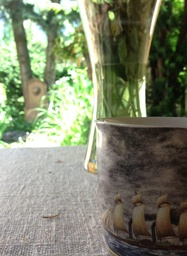
#> input picture development/input/boat_1.jpeg, 187 x 256 px, shrunk from 1080 x 1475 before the run
$ python quickshift.py input/boat_1.jpeg input/boat_2.jpeg 1.0 3   (Python 2 division)   (older library calls are emulated)
#> lines starting #> are read from the running program, lines starting #| are printed output that depends on the picture
import sys
import time as time
import numpy as np
import scipy as sp
import pylab as pl
from sklearn.feature_extraction.image import grid_to_graph
from sklearn.cluster import Ward
from skimage.filter import denoise_tv_chambolle
import scipy.ndimage as ndI
from PIL import Image
import matplotlib.pyplot as plt
from skimage.segmentation import felzenszwalb, slic, quickshift
from skimage.segmentation import mark_boundaries
#from skimage import filter

def image_std(image):
    image_width, image_height = pil_image.size

    first_image = np.asarray(pil_image)
    image = pl.mean(first_image, 2)

    box_height = box_width = 3

    new_image = np.copy(image)

    for index_y in range(int(image_height/box_height)):
        for index_x in range(int(image_width/box_width)):
            print 'idexes'
            print index_x
            print index_y


            # points_array1 = []
            # for box_height_index in range(box_height):
            #    for box_width_index in range(box_width):
            #        points_array1.append(image[index_y * box_height + box_height_index, index_x * box_width_index])
            #
            # points_std = np.std(points_array1)
            #
            # for box_height_index in range(box_height):
            #    for box_width_index in range(box_width):
            #        new_image1[index_y * box_height + box_height_index, index_x * box_width + box_width_index] = points_std
            #
            #
            # ###


            points_array = [image[index_y * box_height, index_x * box_width], image[index_y * box_height,index_x * box_width + 1] , image[index_y * box_height + 1, index_x * box_width] , image[index_y * box_height + 1, index_x * box_width + 1], image[index_y * box_height + 2, index_x * box_width + 1], image[index_y * box_height + 1, index_x * box_width + 2], image[index_y * box_height, index_x * box_width + 2], image[index_y * box_height + 2, index_x * box_width], image[index_y * box_height + 2, index_x * box_width + 2]]
            points_std = np.std(points_array)

            new_image[index_y * box_height, index_x * box_width] = points_std
            new_image[index_y * box_height, index_x * box_width + 1] = points_std
            new_image[index_y * box_height + 1, index_x * box_width] = points_std
            new_image[index_y * box_height + 1, index_x * box_width + 1] = points_std
            new_image[index_y * box_height + 1, index_x * box_width + 2] = points_std
            new_image[index_y * box_height + 2, index_x * box_width + 1] = points_std
            new_image[index_y * box_height + 2, index_x * box_width + 2] = points_std
            new_image[index_y * box_height + 2, index_x * box_width + 0] = points_std
            new_image[index_y * box_height + 0, index_x * box_width + 2] = points_std

            #print points_array1
            print points_array
            # print new_image2 == new_image1
    fig = pl.figure(figsize=(5, 5))
    pl.imshow(new_image)
    pl.xticks(())
    pl.yticks(())
    fig.show()

    sp.misc.imsave('std_test.png', new_image)
    return new_image


#first_image_name = 'boat_1.jpeg'
first_image_name = str(sys.argv[1])

#second_image_name = 'boat_2.jpeg'
second_image_name = str(sys.argv[2])

#scale = 0.25 # from 0 to 1
scale = float(sys.argv[3])

#n_clusters = 8  # number of regions
n_clusters = int(sys.argv[4])


pil_image = Image.open(first_image_name).convert('RGB')
#> pil_image is the input picture: PIL image 187x256 RGB; mean R, G, B 126, 131.4, 108.5
width, height = pil_image.size
#> width = 187; height = 256

if scale != 1:
    pil_image = pil_image.resize((int(scale*width), int(scale*height)), Image.ANTIALIAS)


first_std_image = image_std(pil_image)
#> in image_std, `image = pl.mean(first_image, 2)`:
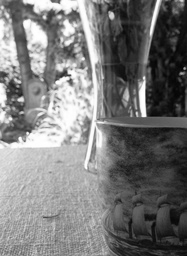
#> image: shape (256, 187) float64; min 5, max 255, mean 122

first_image = np.asarray(pil_image)
first_image_final = np.copy(first_image)


#first_image_edges = filter.canny(first_image, sigma=5)

#X = np.reshape(first_image, (-1, 1))
#connectivity = grid_to_graph(*first_image.shape)

###############################################################################
# Compute clustering
print("Compute structured hierarchical clustering...")
st = time.time()

#first_label = felzenszwalb(pil_image, scale=100, sigma=0.5, min_size=50)
#first_label = slic(pil_image, ratio=10, n_segments=250, sigma=1)
first_label = quickshift(pil_image, kernel_size=10, max_dist=80, ratio=0.1)
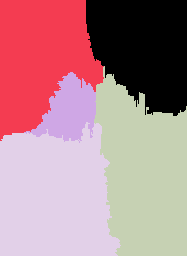
#> first_label: shape (256, 187) int64; 5 distinct labels, from 0 to 4; one colour per label, 0 black
#ward = Ward(n_clusters=n_clusters, connectivity=connectivity, compute_full_tree=False).fit(X)

fig, ax = plt.subplots(1, 3)
fig.set_size_inches(8, 3, forward=True)
plt.subplots_adjust(0.05, 0.05, 0.95, 0.95, 0.05, 0.05)

ax[0].imshow(mark_boundaries(first_image_final, first_label))
ax[0].set_title("1st Image")


first_image_cluster_number = len(np.unique(first_label))
#> first_image_cluster_number = 5

first_image = pl.mean(first_image,2)

first_label = np.reshape(first_label, first_image.shape)

first_image_cluster_deltas = []

for cluster_index in range(first_image_cluster_number):

    #new_image = np.copy(first_image)
    cluster_points = []

    for index_1 in range(len(first_label)):
        for index_2 in range(len(first_label[index_1])):

            if first_label[index_1][index_2] == cluster_index:
                cluster_points.append(first_std_image[index_1][index_2])


    # [5 lines of commented-out code are left out]

    if len(cluster_points) > 0:
        average = sum(cluster_points)/len(cluster_points)
        #delta = np.std(cluster_points) #/len(cluster_points)# / average
        delta = average
    else:
        delta = 0

    first_image_cluster_deltas.append(delta)
#> after the loop, first_image_cluster_deltas = [11.19, 16.56, 15.33, 9.27, 11.22]

    #sp.misc.imsave(first_image_name +"_" + str(len(cluster_points)) + "_" + str(cluster_index) + '_autosave.png', new_image)

###############################################################################
###############################################################################
###############################################################################
###############################################################################
###############################################################################
###############################################################################
#SECOND IMAGE
###############################################################################
# Generate data

pil_image = Image.open(second_image_name)
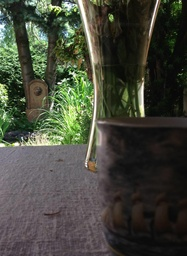
#> input picture development/input/boat_2.jpeg, 187 x 256 px, shrunk from 1080 x 1475 before the run
#> pil_image is the input picture: PIL image 187x256 RGB; mean R, G, B 68.1, 70.6, 58.5

pil_image = pil_image.resize((int(scale*width), int(scale*height)), Image.ANTIALIAS).convert('RGB')

second_image = np.asarray(pil_image)

second_std_image = image_std(pil_image)
#> after the loop in image_std (call 2), `for index_y in range(int(image_height/box_height)):`:
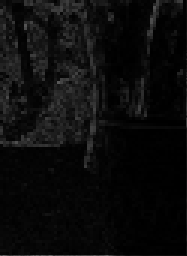
#> new_image: shape (256, 187) float64; min 0, max 103.3, mean 11.8

second_image_final = np.copy(second_image)
# [14 lines of commented-out code are left out]
print("Compute structured hierarchical clustering...")
st = time.time()


# [15 lines of commented-out code are left out]
second_label = quickshift(pil_image, kernel_size=10, max_dist=80, ratio=0.1)
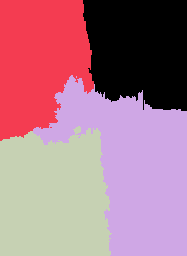
#> second_label: shape (256, 187) int64; 4 distinct labels, from 0 to 3; one colour per label, 0 black
#ward = Ward(n_clusters=n_clusters, connectivity=connectivity, compute_full_tree=False).fit(X)

ax[1].imshow(mark_boundaries(second_image_final, second_label))
ax[1].set_title("2nd Image")

second_image_cluster_number = len(np.unique(second_label))
#> second_image_cluster_number = 4

second_image = pl.mean(second_image,2)

second_label = np.reshape(second_label, second_image.shape)

second_image_cluster_deltas = []

for cluster_index in range(second_image_cluster_number):

    #new_image = np.copy(second_image)
    cluster_points = []

    for index_1 in range(len(second_label)):
        for index_2 in range(len(second_label[index_1])):
            if second_label[index_1][index_2] == cluster_index:
                cluster_points.append(second_std_image[index_1][index_2])


    # [5 lines of commented-out code are left out]

    print "aqui"
    print len(cluster_points)
    #delta = (maxValue - minValue) * (max(histogram[1]) - min(histogram[1]))

    if len(cluster_points) > 0:
        average = sum(cluster_points)/len(cluster_points)
        #delta = np.std(cluster_points)#/len(cluster_points) # / average
        delta = average
    else:
        delta = 0

    print delta

    second_image_cluster_deltas.append(delta)
#> after the loop, second_image_cluster_deltas = [9.23, 23.38, 8.32, 8.72]

    #sp.misc.imsave(second_image_name +"_" + str(len(cluster_points)) + "_" + str(cluster_index) + '_autosave.png', new_image)

# pl.figure(figsize=(5, 5))
# pl.imshow(first_image_final)
# for l in range(n_clusters):
#    pl.contour(first_label == l, contours=1,
#              colors=[pl.cm.spectral(l / float(n_clusters)), ])
# pl.xticks(())
# pl.yticks(())

###############################################################################
###############################################################################
###############################################################################
###############################################################################
###############################################################################
# FINAL IMAGE
###############################################################################

#print label
print("Elapsed time: ", time.time() - st)
print("Number of pixels: ", second_label.size)
print("Number of clusters: ", np.unique(second_label).size)


print first_image_cluster_deltas
print second_image_cluster_deltas

final_image = np.copy(first_image_final)
test_image = np.copy(first_image)

for index_1 in range(len(final_image)):
    for index_2 in range(len(final_image[index_1])):

        first_image_cluster_value = int(first_label[index_1][index_2])

        first_image_delta = first_image_cluster_deltas[first_image_cluster_value]

        second_image_cluster_value = int(second_label[index_1][index_2])
        second_image_delta = second_image_cluster_deltas[second_image_cluster_value]

        #compare modules
        if first_image_delta > second_image_delta:
            final_image[index_1][index_2] = first_image_final[index_1][index_2]
        else:
            final_image[index_1][index_2] = second_image_final[index_1][index_2]
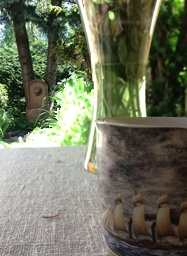
#> final_image: shape (256, 187, 3); mean R, G, B 110.4, 114, 94.3


# [12 lines of commented-out code are left out]

ax[2].imshow(final_image)
ax[2].set_title("Result Image")
for a in ax:
    a.set_xticks(())
    a.set_yticks(())
plt.show()
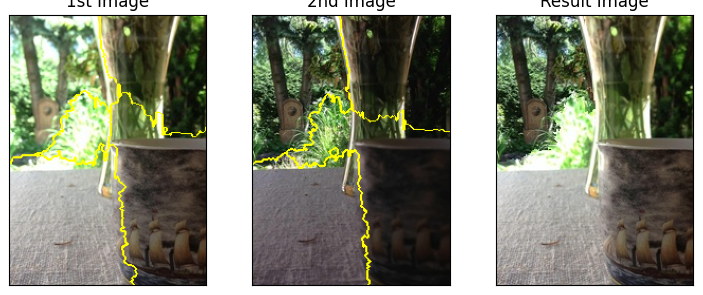
#> figure drawn by matplotlib, 3 panels

sp.misc.imsave("output/" + second_image_name + "_" + str(cluster_index + 1) + '_final.png', final_image)

pl.show()
